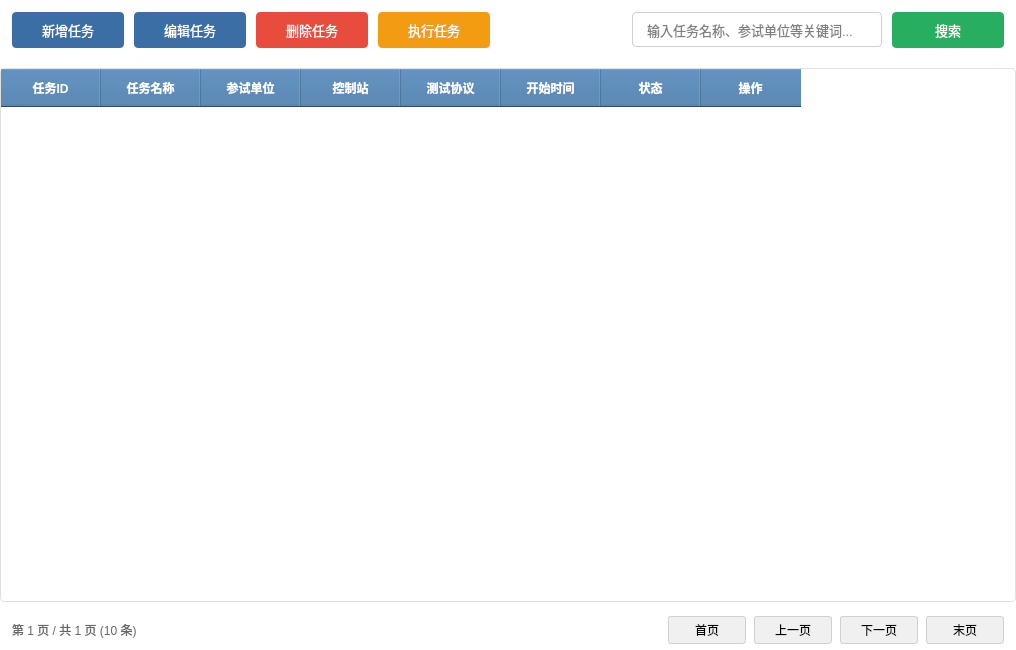
<?xml version="1.0" encoding="UTF-8"?>
<ui version="4.0">
 <class>TestManageWindow</class>
 <widget class="QWidget" name="TestManageWindow">
  <property name="geometry">
   <rect>
    <x>0</x>
    <y>0</y>
    <width>1016</width>
    <height>650</height>
   </rect>
  </property>
  <property name="windowTitle">
   <string>测试管理模块</string>
  </property>
  <property name="styleSheet">
   <string notr="true">background-color: transparent;</string>
  </property>
  <layout class="QVBoxLayout" name="verticalLayout">
   <property name="spacing">
    <number>8</number>
   </property>
   <property name="leftMargin">
    <number>0</number>
   </property>
   <property name="topMargin">
    <number>0</number>
   </property>
   <property name="rightMargin">
    <number>0</number>
   </property>
   <property name="bottomMargin">
    <number>0</number>
   </property>
   <item>
    <layout class="QHBoxLayout" name="buttonLayout">
     <property name="spacing">
      <number>10</number>
     </property>
     <property name="leftMargin">
      <number>12</number>
     </property>
     <property name="topMargin">
      <number>12</number>
     </property>
     <property name="rightMargin">
      <number>12</number>
     </property>
     <property name="bottomMargin">
      <number>12</number>
     </property>
     <item>
      <widget class="QPushButton" name="btnAddTask">
       <property name="styleSheet">
        <string notr="true">QPushButton {
    background-color: #3a6ea5;
    color: white;
    border: none;
    padding: 8px 16px;
    border-radius: 4px;
    font-size: 13px;
    min-width: 80px;
}
QPushButton:hover {
    background-color: #4a90e2;
}
QPushButton:pressed {
    background-color: #2a5685;
}</string>
       </property>
       <property name="text">
        <string>新增任务</string>
       </property>
       <property name="icon">
        <iconset>
         <normaloff>:/icons/add.png</normaloff>:/icons/add.png</iconset>
       </property>
      </widget>
     </item>
     <item>
      <widget class="QPushButton" name="btnEditTask">
       <property name="styleSheet">
        <string notr="true">QPushButton {
    background-color: #3a6ea5;
    color: white;
    border: none;
    padding: 8px 16px;
    border-radius: 4px;
    font-size: 13px;
    min-width: 80px;
}
QPushButton:hover {
    background-color: #4a90e2;
}
QPushButton:pressed {
    background-color: #2a5685;
}</string>
       </property>
       <property name="text">
        <string>编辑任务</string>
       </property>
       <property name="icon">
        <iconset>
         <normaloff>:/icons/edit.png</normaloff>:/icons/edit.png</iconset>
       </property>
      </widget>
     </item>
     <item>
      <widget class="QPushButton" name="btnDeleteTask">
       <property name="styleSheet">
        <string notr="true">QPushButton {
    background-color: #e74c3c;
    color: white;
    border: none;
    padding: 8px 16px;
    border-radius: 4px;
    font-size: 13px;
    min-width: 80px;
}
QPushButton:hover {
    background-color: #c0392b;
}
QPushButton:pressed {
    background-color: #992d22;
}</string>
       </property>
       <property name="text">
        <string>删除任务</string>
       </property>
       <property name="icon">
        <iconset>
         <normaloff>:/icons/delete.png</normaloff>:/icons/delete.png</iconset>
       </property>
      </widget>
     </item>
     <item>
      <widget class="QPushButton" name="btnExecuteTask">
       <property name="styleSheet">
        <string notr="true">QPushButton {
    background-color: #f39c12;
    color: white;
    border: none;
    padding: 8px 16px;
    border-radius: 4px;
    font-size: 13px;
    min-width: 80px;
}
QPushButton:hover {
    background-color: #e67e22;
}
QPushButton:pressed {
    background-color: #d35400;
}</string>
       </property>
       <property name="text">
        <string>执行任务</string>
       </property>
       <property name="icon">
        <iconset>
         <normaloff>:/icons/run.png</normaloff>:/icons/run.png</iconset>
       </property>
      </widget>
     </item>
     <item>
      <spacer name="horizontalSpacer">
       <property name="orientation">
        <enum>Qt::Orientation::Horizontal</enum>
       </property>
       <property name="sizeHint" stdset="0">
        <size>
         <width>40</width>
         <height>20</height>
        </size>
       </property>
      </spacer>
     </item>
     <item>
      <widget class="QLineEdit" name="lineSearch">
       <property name="minimumSize">
        <size>
         <width>250</width>
         <height>0</height>
        </size>
       </property>
       <property name="styleSheet">
        <string notr="true">QLineEdit {
    padding: 8px 12px;
    border: 1px solid #d0d0d0;
    border-radius: 4px;
    font-size: 13px;
    background-color: white;
}
QLineEdit:focus {
    border: 1px solid #4a90e2;
    box-shadow: 0 0 0 2px rgba(74,144,226,0.2);
}</string>
       </property>
       <property name="placeholderText">
        <string>输入任务名称、参试单位等关键词...</string>
       </property>
      </widget>
     </item>
     <item>
      <widget class="QPushButton" name="btnSearch">
       <property name="styleSheet">
        <string notr="true">QPushButton {
    background-color: #27ae60;
    color: white;
    border: none;
    padding: 8px 16px;
    border-radius: 4px;
    font-size: 13px;
    min-width: 80px;
}
QPushButton:hover {
    background-color: #2ecc71;
}
QPushButton:pressed {
    background-color: #219955;
}</string>
       </property>
       <property name="text">
        <string>搜索</string>
       </property>
       <property name="icon">
        <iconset>
         <normaloff>:/icons/search.png</normaloff>:/icons/search.png</iconset>
       </property>
      </widget>
     </item>
    </layout>
   </item>
   <item>
    <widget class="QTableWidget" name="tableTasks">
     <property name="styleSheet">
      <string notr="true">QTableWidget {
    font-size: 13px;
    background-color: white;
    alternate-background-color: #f8f9fa;
    border: 1px solid #e0e0e0;
    border-radius: 4px;
    gridline-color: #d0d0d0;
}
QTableWidget::item {
    padding: 8px;
    border-right: 1px solid #e0e0e0;
    border-bottom: 1px solid #e0e0e0;
    color: #333333;
}
QTableWidget::item:hover {
    background-color: #f0f7ff;
}
QHeaderView::section {
    background-color: #3a6ea5;
    color: white;
    padding: 8px;
    border-right: 1px solid #2a5685;
    border-bottom: none;
    font-weight: 500;
}
QHeaderView {
    border-top-left-radius: 4px;
    border-top-right-radius: 4px;
}</string>
     </property>
     <property name="sizeAdjustPolicy">
      <enum>QAbstractScrollArea::SizeAdjustPolicy::AdjustToContents</enum>
     </property>
     <property name="alternatingRowColors">
      <bool>true</bool>
     </property>
     <property name="selectionMode">
      <enum>QAbstractItemView::SelectionMode::SingleSelection</enum>
     </property>
     <property name="selectionBehavior">
      <enum>QAbstractItemView::SelectionBehavior::SelectRows</enum>
     </property>
     <property name="showGrid">
      <bool>false</bool>
     </property>
     <property name="sortingEnabled">
      <bool>true</bool>
     </property>
     <property name="rowCount">
      <number>0</number>
     </property>
     <property name="columnCount">
      <number>8</number>
     </property>
     <column>
      <property name="text">
       <string>任务ID</string>
      </property>
     </column>
     <column>
      <property name="text">
       <string>任务名称</string>
      </property>
     </column>
     <column>
      <property name="text">
       <string>参试单位</string>
      </property>
     </column>
     <column>
      <property name="text">
       <string>控制站</string>
      </property>
     </column>
     <column>
      <property name="text">
       <string>测试协议</string>
      </property>
     </column>
     <column>
      <property name="text">
       <string>开始时间</string>
      </property>
     </column>
     <column>
      <property name="text">
       <string>状态</string>
      </property>
     </column>
     <column>
      <property name="text">
       <string>操作</string>
      </property>
     </column>
    </widget>
   </item>
   <item>
    <widget class="QWidget" name="paginationWidget" native="true">
     <property name="styleSheet">
      <string notr="true">background-color: transparent;</string>
     </property>
     <layout class="QHBoxLayout" name="horizontalLayout">
      <property name="spacing">
       <number>8</number>
      </property>
      <property name="leftMargin">
       <number>12</number>
      </property>
      <property name="topMargin">
       <number>6</number>
      </property>
      <property name="rightMargin">
       <number>12</number>
      </property>
      <property name="bottomMargin">
       <number>6</number>
      </property>
      <item>
       <widget class="QLabel" name="labelPageInfo">
        <property name="styleSheet">
         <string notr="true">color: #666666;</string>
        </property>
        <property name="text">
         <string>第 1 页 / 共 1 页 (10 条)</string>
        </property>
       </widget>
      </item>
      <item>
       <spacer name="horizontalSpacer_2">
        <property name="orientation">
         <enum>Qt::Orientation::Horizontal</enum>
        </property>
        <property name="sizeHint" stdset="0">
         <size>
          <width>40</width>
          <height>20</height>
         </size>
        </property>
       </spacer>
      </item>
      <item>
       <widget class="QPushButton" name="btnFirst">
        <property name="styleSheet">
         <string notr="true">QPushButton {
        color: rgb(0, 0, 0);
    min-width: 60px;
    padding: 4px 8px;
    background-color: #f0f0f0;
    border: 1px solid #d0d0d0;
    border-radius: 3px;
}
QPushButton:hover {
    background-color: #e0e0e0;
}
QPushButton:pressed {
    background-color: #d0d0d0;
}</string>
        </property>
        <property name="text">
         <string>首页</string>
        </property>
        <property name="icon">
         <iconset>
          <normaloff>:/icons/first.png</normaloff>:/icons/first.png</iconset>
        </property>
       </widget>
      </item>
      <item>
       <widget class="QPushButton" name="btnPrev">
        <property name="styleSheet">
         <string notr="true">QPushButton {
        color: rgb(0, 0, 0);
    min-width: 60px;
    padding: 4px 8px;
    background-color: #f0f0f0;
    border: 1px solid #d0d0d0;
    border-radius: 3px;
}
QPushButton:hover {
    background-color: #e0e0e0;
}
QPushButton:pressed {
    background-color: #d0d0d0;
}
</string>
        </property>
        <property name="text">
         <string>上一页</string>
        </property>
        <property name="icon">
         <iconset>
          <normaloff>:/icons/prev.png</normaloff>:/icons/prev.png</iconset>
        </property>
       </widget>
      </item>
      <item>
       <widget class="QPushButton" name="btnNext">
        <property name="styleSheet">
         <string notr="true">QPushButton {
        color: rgb(0, 0, 0);
    min-width: 60px;
    padding: 4px 8px;
    background-color: #f0f0f0;
    border: 1px solid #d0d0d0;
    border-radius: 3px;
}
QPushButton:hover {
    background-color: #e0e0e0;
}
QPushButton:pressed {
    background-color: #d0d0d0;
}</string>
        </property>
        <property name="text">
         <string>下一页</string>
        </property>
        <property name="icon">
         <iconset>
          <normaloff>:/icons/next.png</normaloff>:/icons/next.png</iconset>
        </property>
       </widget>
      </item>
      <item>
       <widget class="QPushButton" name="btnLast">
        <property name="styleSheet">
         <string notr="true">QPushButton {
        color: rgb(0, 0, 0);
    min-width: 60px;
    padding: 4px 8px;
    background-color: #f0f0f0;
    border: 1px solid #d0d0d0;
    border-radius: 3px;
}
QPushButton:hover {
    background-color: #e0e0e0;
}
QPushButton:pressed {
    background-color: #d0d0d0;
}</string>
        </property>
        <property name="text">
         <string>末页</string>
        </property>
        <property name="icon">
         <iconset>
          <normaloff>:/icons/last.png</normaloff>:/icons/last.png</iconset>
        </property>
       </widget>
      </item>
     </layout>
    </widget>
   </item>
  </layout>
 </widget>
 <resources/>
 <connections/>
</ui>
